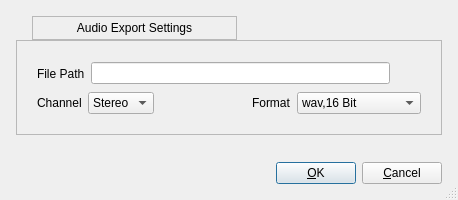
<?xml version="1.0" encoding="UTF-8"?>
<ui version="4.0">
 <class>MixdownFileDialogBase</class>
 <widget class="QDialog" name="MixdownFileDialogBase">
  <property name="geometry">
   <rect>
    <x>0</x>
    <y>0</y>
    <width>458</width>
    <height>200</height>
   </rect>
  </property>
  <property name="windowTitle">
   <string>LOS: Export Audio</string>
  </property>
  <property name="sizeGripEnabled">
   <bool>true</bool>
  </property>
  <layout class="QVBoxLayout" name="verticalLayout_3" stretch="0,0,1,0">
   <property name="spacing">
    <number>0</number>
   </property>
   <property name="margin">
    <number>16</number>
   </property>
   <item>
    <layout class="QHBoxLayout" name="horizontalLayout_2">
     <property name="spacing">
      <number>0</number>
     </property>
     <item>
      <spacer name="horizontalSpacer">
       <property name="orientation">
        <enum>Qt::Horizontal</enum>
       </property>
       <property name="sizeType">
        <enum>QSizePolicy::Fixed</enum>
       </property>
       <property name="sizeHint" stdset="0">
        <size>
         <width>16</width>
         <height>2</height>
        </size>
       </property>
      </spacer>
     </item>
     <item>
      <widget class="QFrame" name="audioExportLabelFrame">
       <property name="sizePolicy">
        <sizepolicy hsizetype="Expanding" vsizetype="Fixed">
         <horstretch>0</horstretch>
         <verstretch>0</verstretch>
        </sizepolicy>
       </property>
       <property name="frameShape">
        <enum>QFrame::StyledPanel</enum>
       </property>
       <property name="frameShadow">
        <enum>QFrame::Raised</enum>
       </property>
       <layout class="QVBoxLayout" name="verticalLayout">
        <property name="leftMargin">
         <number>20</number>
        </property>
        <property name="topMargin">
         <number>4</number>
        </property>
        <property name="rightMargin">
         <number>20</number>
        </property>
        <property name="bottomMargin">
         <number>4</number>
        </property>
        <item>
         <widget class="QLabel" name="label">
          <property name="text">
           <string>Audio Export Settings</string>
          </property>
          <property name="alignment">
           <set>Qt::AlignCenter</set>
          </property>
         </widget>
        </item>
       </layout>
      </widget>
     </item>
     <item>
      <spacer name="horizontalSpacer_2">
       <property name="orientation">
        <enum>Qt::Horizontal</enum>
       </property>
       <property name="sizeHint" stdset="0">
        <size>
         <width>58</width>
         <height>20</height>
        </size>
       </property>
      </spacer>
     </item>
    </layout>
   </item>
   <item>
    <widget class="QFrame" name="audioExportFrame">
     <property name="frameShape">
      <enum>QFrame::StyledPanel</enum>
     </property>
     <property name="frameShadow">
      <enum>QFrame::Raised</enum>
     </property>
     <layout class="QVBoxLayout" name="verticalLayout_2">
      <property name="margin">
       <number>20</number>
      </property>
      <item>
       <layout class="QHBoxLayout">
        <property name="spacing">
         <number>6</number>
        </property>
        <property name="margin">
         <number>0</number>
        </property>
        <item>
         <widget class="QLabel" name="TextLabel1">
          <property name="text">
           <string>File Path</string>
          </property>
          <property name="wordWrap">
           <bool>false</bool>
          </property>
         </widget>
        </item>
        <item>
         <widget class="QLineEdit" name="editPath"/>
        </item>
        <item>
         <widget class="QToolButton" name="buttonPath">
          <property name="minimumSize">
           <size>
            <width>25</width>
            <height>25</height>
           </size>
          </property>
          <property name="maximumSize">
           <size>
            <width>25</width>
            <height>25</height>
           </size>
          </property>
          <property name="toolTip">
           <string>Browse</string>
          </property>
          <property name="text">
           <string/>
          </property>
          <property name="iconSize">
           <size>
            <width>25</width>
            <height>25</height>
           </size>
          </property>
          <property name="autoRaise">
           <bool>true</bool>
          </property>
         </widget>
        </item>
       </layout>
      </item>
      <item>
       <layout class="QHBoxLayout" name="horizontalLayout">
        <item>
         <widget class="QLabel" name="TextLabel2">
          <property name="text">
           <string>Channel</string>
          </property>
          <property name="wordWrap">
           <bool>false</bool>
          </property>
         </widget>
        </item>
        <item>
         <widget class="QComboBox" name="comboChannel">
          <item>
           <property name="text">
            <string>Stereo</string>
           </property>
          </item>
          <item>
           <property name="text">
            <string>Mono</string>
           </property>
          </item>
          <item>
           <property name="text">
            <string>5.1</string>
           </property>
          </item>
         </widget>
        </item>
        <item>
         <spacer name="Spacer1">
          <property name="orientation">
           <enum>Qt::Horizontal</enum>
          </property>
          <property name="sizeType">
           <enum>QSizePolicy::Expanding</enum>
          </property>
          <property name="sizeHint" stdset="0">
           <size>
            <width>20</width>
            <height>20</height>
           </size>
          </property>
         </spacer>
        </item>
        <item>
         <widget class="QLabel" name="TextLabel3">
          <property name="text">
           <string>Format</string>
          </property>
          <property name="wordWrap">
           <bool>false</bool>
          </property>
         </widget>
        </item>
        <item>
         <widget class="QComboBox" name="comboFormat">
          <item>
           <property name="text">
            <string>wav,16 Bit</string>
           </property>
          </item>
          <item>
           <property name="text">
            <string>wav, 24 Bit</string>
           </property>
          </item>
          <item>
           <property name="text">
            <string>wav, 32 Bit (float)</string>
           </property>
          </item>
         </widget>
        </item>
       </layout>
      </item>
     </layout>
    </widget>
   </item>
   <item>
    <spacer name="verticalSpacer">
     <property name="orientation">
      <enum>Qt::Vertical</enum>
     </property>
     <property name="sizeType">
      <enum>QSizePolicy::MinimumExpanding</enum>
     </property>
     <property name="sizeHint" stdset="0">
      <size>
       <width>20</width>
       <height>6</height>
      </size>
     </property>
    </spacer>
   </item>
   <item>
    <layout class="QHBoxLayout">
     <property name="spacing">
      <number>6</number>
     </property>
     <property name="margin">
      <number>0</number>
     </property>
     <item>
      <spacer name="Horizontal Spacing2">
       <property name="orientation">
        <enum>Qt::Horizontal</enum>
       </property>
       <property name="sizeType">
        <enum>QSizePolicy::Expanding</enum>
       </property>
       <property name="sizeHint" stdset="0">
        <size>
         <width>20</width>
         <height>20</height>
        </size>
       </property>
      </spacer>
     </item>
     <item>
      <widget class="QPushButton" name="buttonOk">
       <property name="text">
        <string>&amp;OK</string>
       </property>
       <property name="autoDefault">
        <bool>true</bool>
       </property>
       <property name="default">
        <bool>true</bool>
       </property>
      </widget>
     </item>
     <item>
      <widget class="QPushButton" name="buttonCancel">
       <property name="text">
        <string>&amp;Cancel</string>
       </property>
       <property name="autoDefault">
        <bool>true</bool>
       </property>
      </widget>
     </item>
    </layout>
   </item>
  </layout>
 </widget>
 <layoutdefault spacing="6" margin="11"/>
 <resources/>
 <connections>
  <connection>
   <sender>buttonOk</sender>
   <signal>clicked()</signal>
   <receiver>MixdownFileDialogBase</receiver>
   <slot>accept()</slot>
   <hints>
    <hint type="sourcelabel">
     <x>20</x>
     <y>20</y>
    </hint>
    <hint type="destinationlabel">
     <x>20</x>
     <y>20</y>
    </hint>
   </hints>
  </connection>
  <connection>
   <sender>buttonCancel</sender>
   <signal>clicked()</signal>
   <receiver>MixdownFileDialogBase</receiver>
   <slot>reject()</slot>
   <hints>
    <hint type="sourcelabel">
     <x>20</x>
     <y>20</y>
    </hint>
    <hint type="destinationlabel">
     <x>20</x>
     <y>20</y>
    </hint>
   </hints>
  </connection>
 </connections>
</ui>
